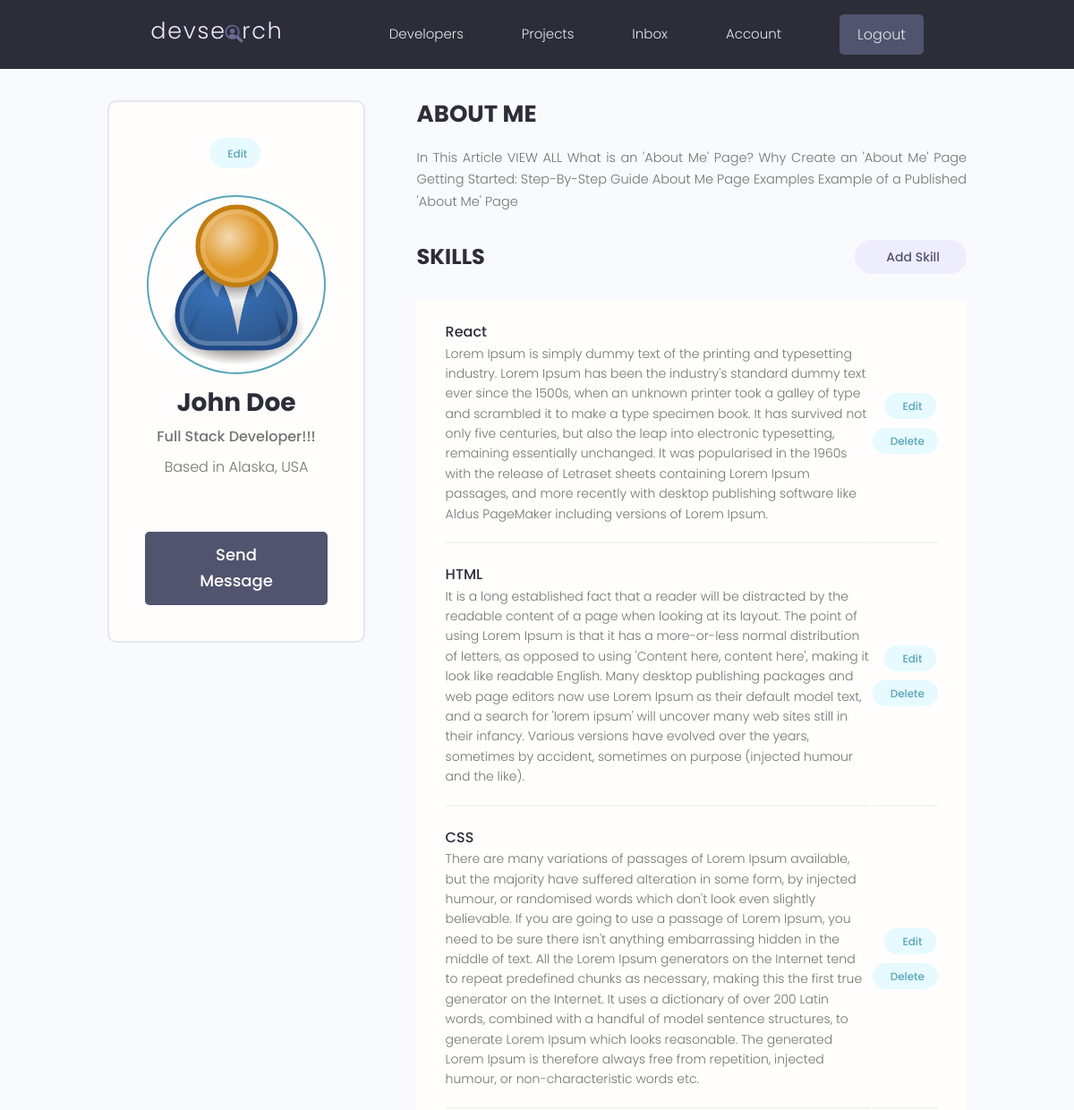
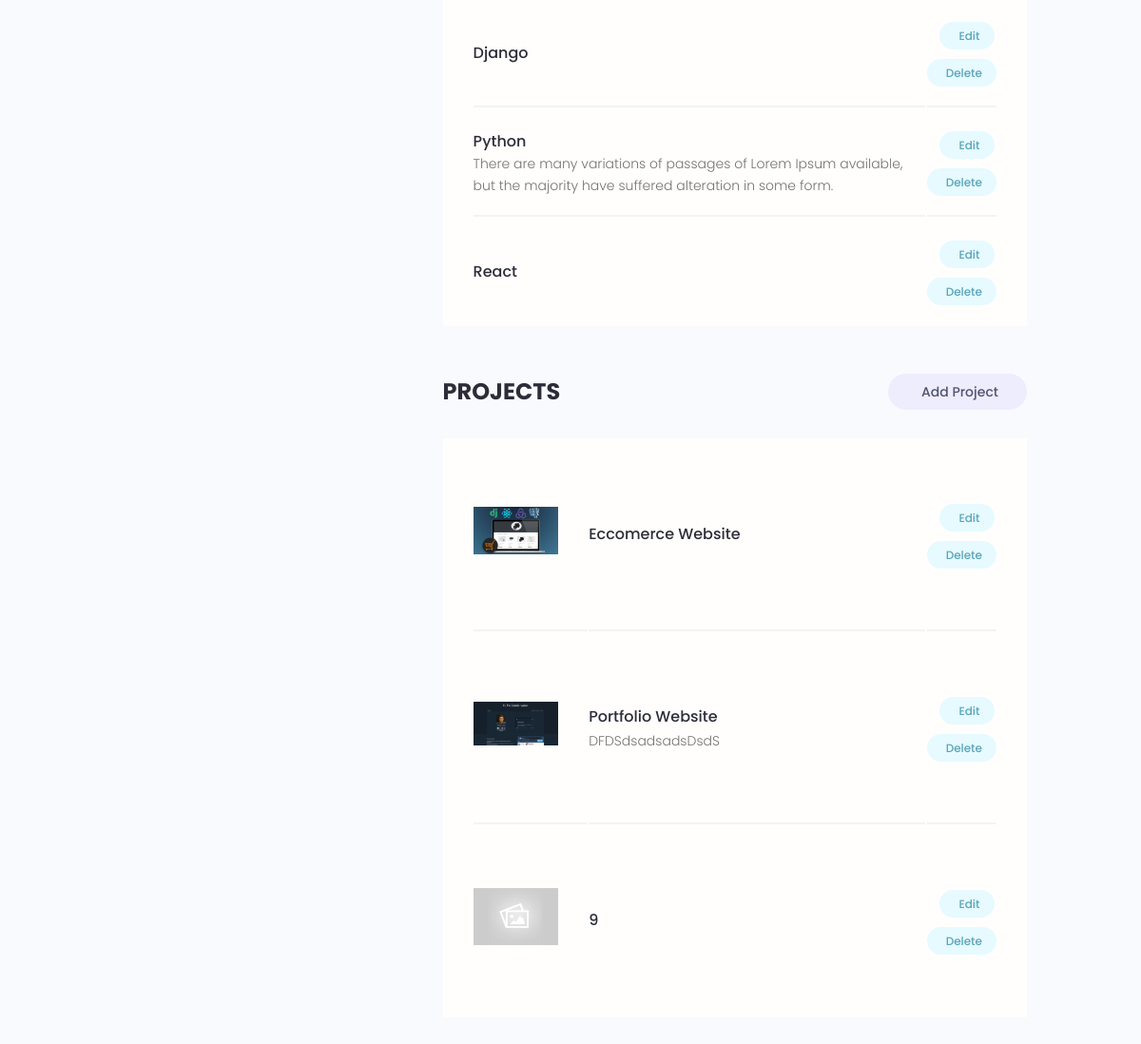
/account/ (signed in), run on the app's committed database (2 pictures, top to bottom).
### users/models.py (models this page shows, shortened)
class Profile(models.Model):
    user = models.OneToOneField(User, on_delete=models.CASCADE, null=True, blank=True)
    name = models.CharField(max_length=200, blank=True, null=True)
    email = models.EmailField(max_length=500, blank=True, null=True)
    username = models.CharField(max_length=200, blank=True, null=True)
    location = models.CharField(max_length=200, blank=True, null=True)
    short_intro = models.CharField(max_length=200 , null=True, blank=True)
    bio = models.TextField(blank=True, null=True)
    profile_image = models.ImageField(null=True, blank=True, upload_to='profiles/', default="profiles/user-default.png")
    social_github = models.CharField(max_length=200 , null=True, blank=True)
    social_twitter = models.CharField(max_length=200 , null=True, blank=True)
    social_linkedin = models.CharField(max_length=200 , null=True, blank=True)
    social_youtube = models.CharField(max_length=200 , null=True, blank=True)
    social_website = models.CharField(max_length=200 , null=True, blank=True)
    created = models.DateTimeField(auto_now_add=True)
    id = models.UUIDField(default=uuid.uuid4, unique=True, primary_key = True, editable= False)
    class Meta:
        ordering = ['created']      #poreda ih po vremenu kreiranja profila
    @property
    def imageURL(self):
        try:
            url = self.profile_image.url
        except:
            url = ''
        return url

class Skill(models.Model):
    owner = models.ForeignKey(Profile, on_delete=models.CASCADE, null=True, blank=True )
    name = models.CharField(max_length=200, blank=True, null=True)
    description = models.TextField(blank=True, null=True)
    created = models.DateTimeField(auto_now_add=True)
    id = models.UUIDField(default=uuid.uuid4, unique=True, primary_key = True, editable= False)

### projects/models.py (models this page shows, shortened)
class Project(models.Model):
    owner = models.ForeignKey(Profile, null=True, blank=True, on_delete=models.CASCADE)
    title = models.CharField(max_length=200)
    description = models.TextField(null = True, blank = True)
    featured_image = models.ImageField(null = True, blank = True, default="default.jpg")
    demo_link = models.CharField(max_length=2000, null = True, blank = True)
    source_link = models.CharField(max_length=2000, null = True, blank = True)
    tags = models.ManyToManyField('Tag', blank= True)
    vote_total = models.IntegerField(default=0, null=True, blank=True)
    vote_ratio = models.IntegerField(default=0, null=True, blank=True)
    created = models.DateTimeField(auto_now_add=True)
    id = models.UUIDField(default=uuid.uuid4, unique=True, primary_key = True, editable= False)
    class Meta:
        ordering = ['-vote_ratio', '-vote_total', 'title']
    @property
    def imageURL(self):
        try:
            url = self.featured_image.url
        except:
            url = ''
        return url

### users/views.py (the view)
# urls.py: path('account/', views.userAccount, name="account"),
@login_required(login_url='login')
def userAccount(request):
    profile = request.user.profile
    skills = profile.skill_set.all()
    projects = profile.project_set.all()
    context = {'profile':profile, 'skills': skills, 'projects':projects}
    return render(request, 'users/account.html', context)

### users/templates/users/account.html (shortened to what this page needs)
  {% extends 'main.html' %}
  {% block content %}
  <main class="settingsPage profile my-md">
    <div class="container">
      <div class="layout">
        <div class="column column--1of3">
          <div class="card text-center">
            <div class="card__body dev">
              <a class="tag tag--pill tag--main settings__btn" href="{% url 'edit-account' %}"> Edit</a>
              <img class="avatar avatar--xl dev__avatar" src="{{profile.imageURL}}" />
              <h2 class="dev__name">{{profile.name}}</h2>
              <p class="dev__title">{{profile.short_intro}}</p>
              <p class="dev__location">Based in {{profile.location}}</p>
              <a href="#" class="btn btn--sub btn--lg">Send Message </a>
            </div>
          </div>
        </div>
        <div class="column column--2of3">
          <div class="devInfo">
            <h3 class="devInfo__title">About Me</h3>
            <p class="devInfo__about">{{profile.bio}}</p>
          </div>
          <div class="settings">
            <h3 class="settings__title">Skills</h3>
            <a class="tag tag--pill tag--sub settings__btn tag--lg" href="{% url 'create-skill' %}"> Add Skill</a>
          </div>
          <table class="settings__table">
            {% for skill in skills%}
            <tr>
              <td class="settings__tableInfo">
                <h4>{{skill.name}}</h4>
                <p>{{skill.description}}</p>
              </td>
              <td class="settings__tableActions">
                <a class="tag tag--pill tag--main settings__btn" href="{% url 'update-skill' skill.id %}"> Edit</a>
                <a class="tag tag--pill tag--main settings__btn" href="{% url 'delete-skill' skill.id %}?next=/account">
                  Delete</a>
              </td>
            </tr>
            {% endfor %}
          </table>
          <div class="settings">
            <h3 class="settings__title">Projects</h3>
            <a class="tag tag--pill tag--sub settings__btn tag--lg" href="{% url 'create-project' %}"> Add Project</a>
          </div>
          <table class="settings__table">
            {% for project in projects %}
            <tr>
              <td class="settings__thumbnail">
                <a href="{% url 'project' project.id %}"><img src="{{project.imageURL}}" alt="Project Thumbnail" /></a>
              </td>
              <td class="settings__tableInfo">
                <a href="single-project.html">{{project.title}}</a>
                <p>{{project.description|slice:"140"}}</p>
              </td>
              <td class="settings__tableActions">
                <a class="tag tag--pill tag--main settings__btn" href="{% url 'update-project' project.id %}"> Edit</a>
                <a class="tag tag--pill tag--main settings__btn" href="{% url 'delete-project' project.id %}?next=/account">
                  Delete</a>
              </td>
            </tr>
            {% endfor %}
          </table>
        </div>
      </div>
    </div>
  </main>
  {% endblock content %}

### static/styles/app.css (style rules this page uses)
:root { --color-sub: #2d2d39; }
.btn--sub { background-color: var(--color-sub-light); }
.card { border: 2px solid var(--color-light); }
img { width: 100%; }
.profile .card > .dev { padding: 4rem; }
.dev__avatar { display: block; margin: auto; }
.dev__name { color: var(--color-sub); font-size: 2.8rem; font-weight: 700; margin-top: 1rem; margin-bottom: 0.5rem; }
.dev__title { font-size: 1.6rem; font-weight: 500; line-height: 1.3; }
.dev__location { margin-top: 1rem; }
.devInfo { margin-bottom: 3rem; }
.devInfo__title, .devInfo__subtitle { font-size: 2.6rem; color: var(--color-sub); text-transform: uppercase; font-weight: 700; margin-bottom: 1.5rem; }
.devInfo__about, .devSkill__info { font-size: 1.45rem; line-height: 1.7; text-align: justify; }
.settingsPage .dev > .settings__btn { display: inline-block; margin-bottom: 3rem; }
.settings { display: flex; justify-content: space-between; align-items: center; }
.settings__title { font-size: 2.4rem; text-transform: uppercase; font-weight: 700; color: var(--color-sub); }
.settings__table { margin-top: 3rem; margin-bottom: 5rem; padding: 0 3rem; background: var(--color-white); }
.settings__table tr { width: 100%; }
.settings__table tr > td { padding: 2rem 0; }
.settings__table tr:not(:last-child) td { border-bottom: 2px solid var(--color-white-light); }
.settings__thumbnail { width: 23%; min-width: 10rem; }
.settings__thumbnail img { padding-right: 3rem; height: 15rem; object-fit: contain; }
.settings__tableInfo { width: 100%; }
.settings__tableInfo h4, .settings__tableInfo a { padding-right: 1rem; width: auto; font-size: 1.6rem; font-weight: 500; color: var(--color-sub); }
.settings__tableInfo p { font-size: 1.4rem; }
.settings__tableActions { text-align: right; }

### static/uikit/styles/modules/_variables.css (style rules this page uses)
:root { --color-main: #5aa5b9; --color-main-light: #e6faff; --color-sub: #3f4156; --color-sub-light: #51546e; --color-sub-lighter: #ededfd; --color-text: #737373; --color-gray: #8b8b8b; --color-light: #e5e7eb; --color-light-gray: #767676; --color-bg: #f8fafd; --color-white: #fffefd; --color-white-light: #f3f3f3; --color-success: #359e64; --color-success-bg: #def8e8; --color-error: #fc4b0b; --color-error-bg: #fff2ee; --font-base: 'Poppins', arial, helvetica, 'Segoe UI', roboto, ubuntu, sans-serif; --font-monospace: 'Fira Code', 'Courier New', courier, monospace; --font-regular: 300; --font-medium: 500; --font-bold: 700; --generic-shadow: 1px 1px 5px #00000010; --generic-transition: all 0.3s ease-in-out; }

### static/uikit/styles/modules/_base.css (style rules this page uses)
* { margin: 0; padding: 0; box-sizing: border-box; text-rendering: optimizeLegibility; color: inherit; font-size: inherit; }
html { font-size: 50%; }
@media only screen and (min-width: 480px) { html { font-size: 56.25%; } }
@media only screen and (min-width: 1200px) { html { font-size: 62.5%; } }
body { line-height: 1.6; font-weight: 400; font-size: 1.5rem; color: var(--color-text); background-color: var(--color-bg); min-height: 100vh; }

### static/uikit/styles/modules/_typography.css (style rules this page uses)
* { font-family: var(--font-base); }
h2 { font-size: 3.6rem; font-weight: var(--font-bold); }
h3 { font-size: 3.2rem; font-weight: var(--font-medium); }
h4 { font-size: 2.8rem; font-weight: var(--font-medium); }
p, span, strong { font-size: 1.6rem; color: var(--color-text); font-weight: var(--font-regular); }
a { padding-bottom: 2px; text-decoration: none; display: inline-block; color: var(--color-main); font-weight: var(--font-medium); }

### static/uikit/styles/modules/_utilities.css (style rules this page uses)
.container { width: 92%; max-width: 165rem; margin: 0 auto; box-sizing: border-box; }
@media screen and (min-width: 1000px) { .container { width: 90%; } }
@media screen and (min-width: 1200px) { .container { width: 80%; } }
.text-center { text-align: center; }
.my-md { margin: 3rem auto; }

### static/uikit/styles/modules/_avatar.css (style rules this page uses)
.avatar { border-radius: 50%; border: 2px solid var(--color-main); object-fit: cover; }
.avatar--xl { height: 20rem; width: 20rem; }

### static/uikit/styles/modules/_button.css (style rules this page uses)
.btn { display: inline-block; position: relative; cursor: pointer; background-color: var(--color-light); font-weight: var(--font-medium); color: var(--color-sub); text-decoration: none; padding: 1rem 2rem; border-radius: 0.5rem; border: none; width: -webkit-fit-content; width: -moz-fit-content; width: fit-content; height: -webkit-fit-content; height: -moz-fit-content; height: fit-content; font-size: 1.6rem; outline-width: 0; outline-color: transparent; -webkit-backface-visibility: hidden; backface-visibility: hidden; transition: all 0.3s ease-in-out; }
.btn--sub { background-color: var(--color-sub); color: var(--color-white); }
.btn--lg { font-size: 1.8rem; padding: 1.2rem 4.5rem; }

### data on the page
Profile: imageURL (placeholder picture), name "John Doe", short_intro "Full Stack Developer!!!", location "Alaska, USA", bio "In This Article VIEW ALL What is an 'About Me' Page? Why Create an 'About Me' Page Getting Started: Step-By-Step Guide About Me Page Examples Example of a Published 'About Me' Page"
Skill: name "React", description "Lorem Ipsum is simply dummy text of the printing and typesetting industry. Lorem Ipsum has been the industry's standard dummy text ever since the 1500s, when an unknown printer took a galley of type and scrambled it to make a type specimen book. It has survived not only five centuries, but also the leap into electronic typesetting, remaining essentially unchanged. It was popularised in the 1960s with the release of Letraset sheets containing Lorem Ipsum passages, and more recently with desktop publishing software like Aldus PageMaker including versions of Lorem Ipsum."
Skill: name "HTML", description "It is a long established fact that a reader will be distracted by the readable content of a page when looking at its layout. The point of using Lorem Ipsum is that it has a more-or-less normal distribution of letters, as opposed to using 'Content here, content here', making it look like readable English. Many desktop publishing packages and web page editors now use Lorem Ipsum as their default model text, and a search for 'lorem ipsum' will uncover many web sites still in their infancy. Various versions have evolved over the years, sometimes by accident, sometimes on purpose (injected humour and the like)."
Skill: name "CSS", description "There are many variations of passages of Lorem Ipsum available, but the majority have suffered alteration in some form, by injected humour, or randomised words which don't look even slightly believable. If you are going to use a passage of Lorem Ipsum, you need to be sure there isn't anything embarrassing hidden in the middle of text. All the Lorem Ipsum generators on the Internet tend to repeat predefined chunks as necessary, making this the first true generator on the Internet. It uses a dictionary of over 200 Latin words, combined with a handful of model sentence structures, to generate Lorem Ipsum which looks reasonable. The generated Lorem Ipsum is therefore always free from…"
Skill: name "Django"
Skill: name "Python", description "There are many variations of passages of Lorem Ipsum available, but the majority have suffered alteration in some form."
Skill: name "React"
Project: imageURL (picture), title "Eccomerce Website"
Project: imageURL (picture), title "Portfolio Website", description "DFDSdsadsadsDsdS"
Project: imageURL (placeholder picture), title "9"
